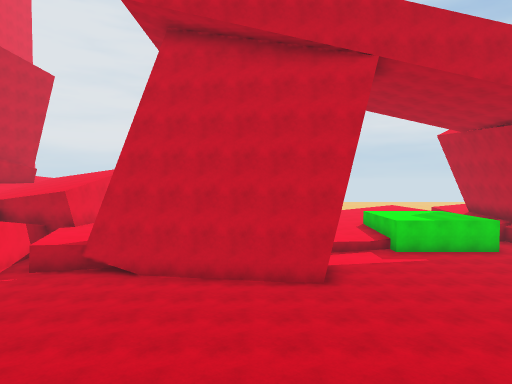
View 1 (above)

24 first-person views from a walk through a scene from a Unity 3-D project. The camera is 1.5 m above the floor, tilts 2° down and sees 75° across. The floor is counted in squares, 2 m on a side. Each view is taken from the middle of a square. On the plan, view 1 faces up. The plan holds only what a view shows up to about 11 squares ahead; the rest is blank. The place goes on beyond the plan.

View 2
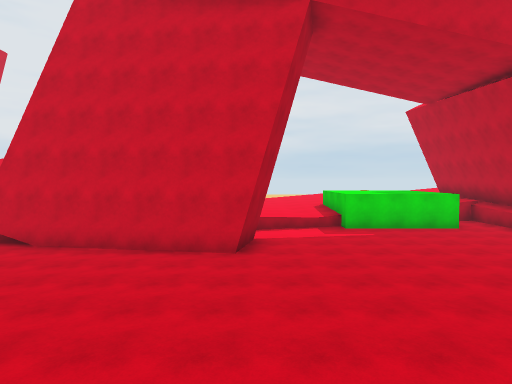

View 3
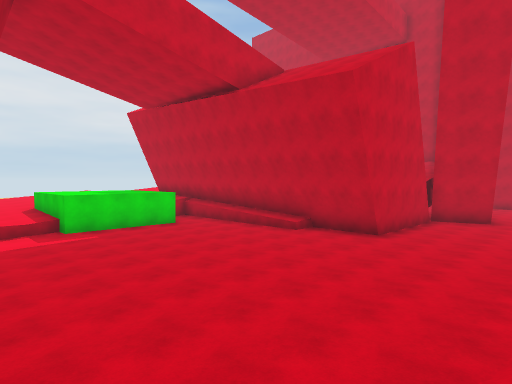

View 4
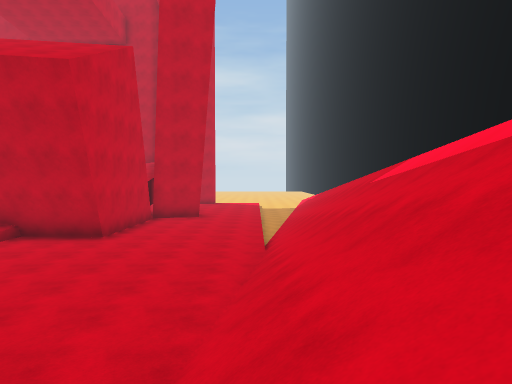

View 5
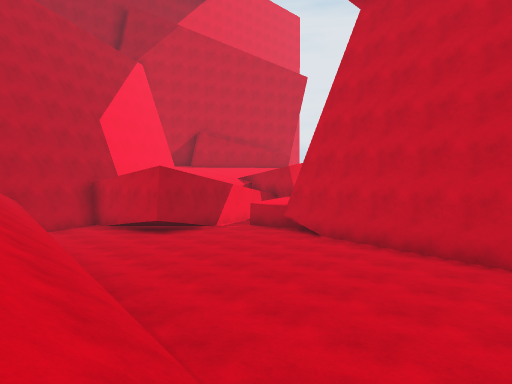

View 6
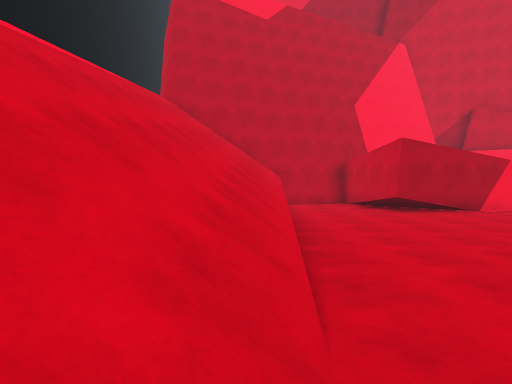

View 7
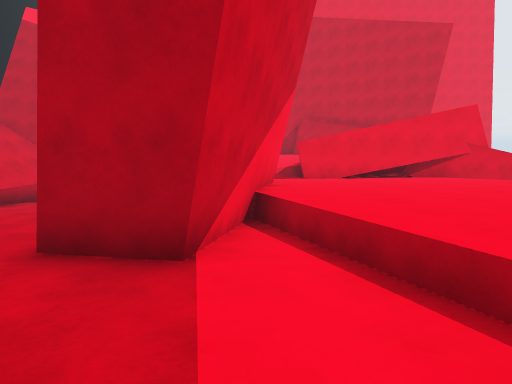

View 8
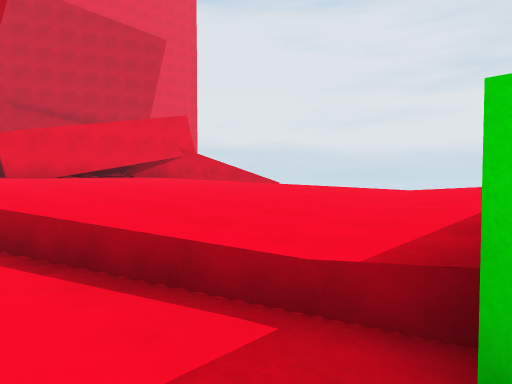

View 9
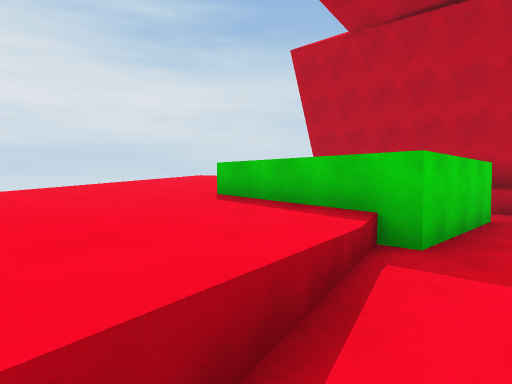

View 10
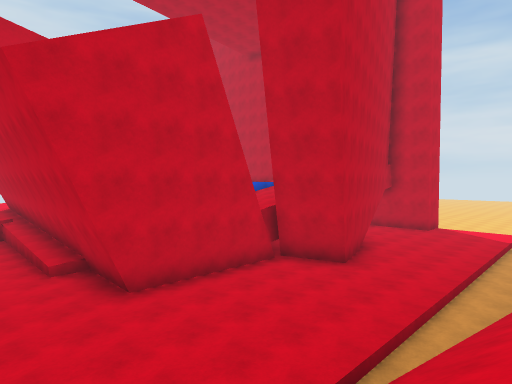

View 11
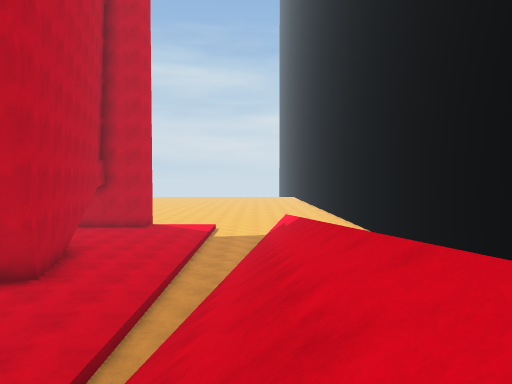

View 12
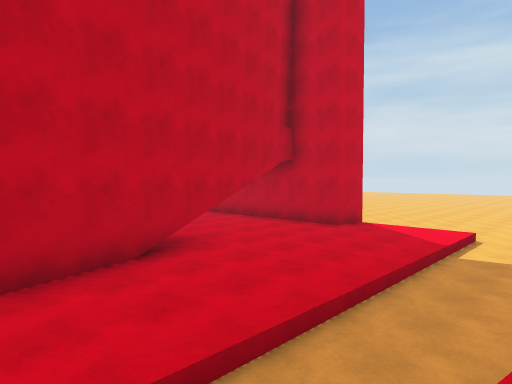

View 13
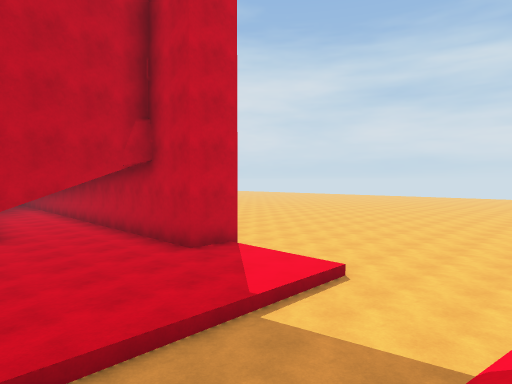

View 14
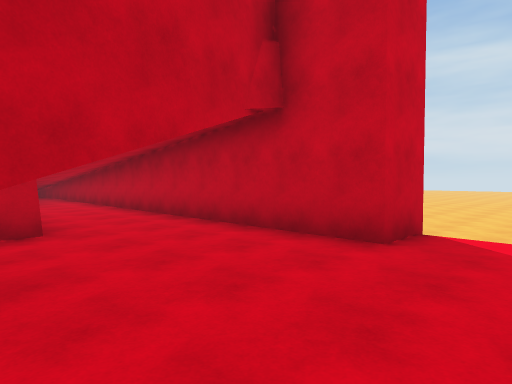

View 15
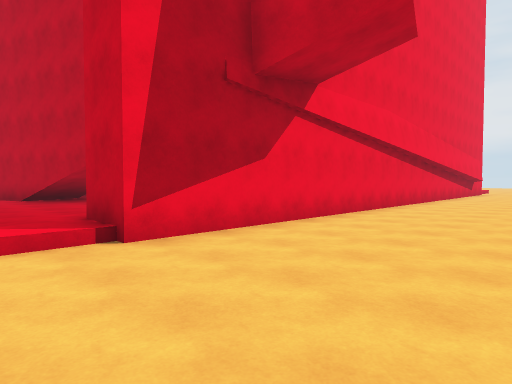

View 16
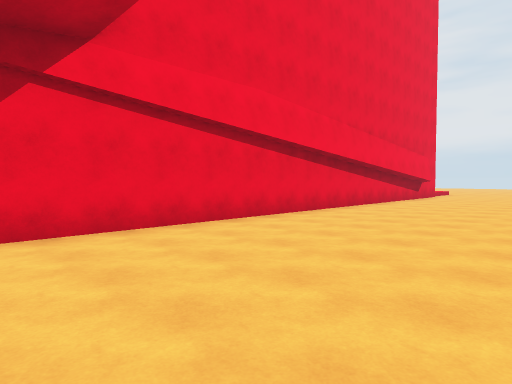

View 17
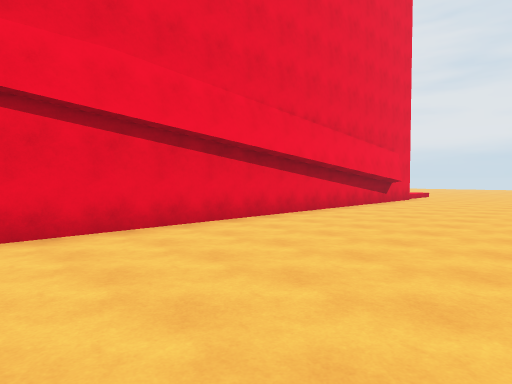

View 18
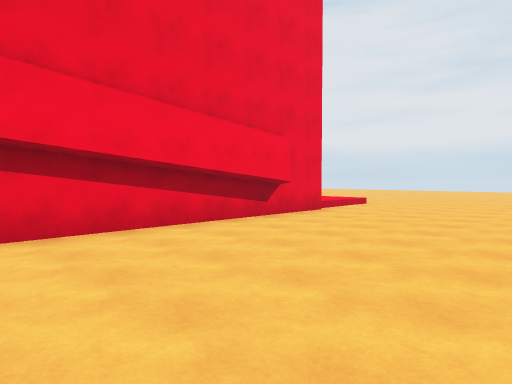

View 19
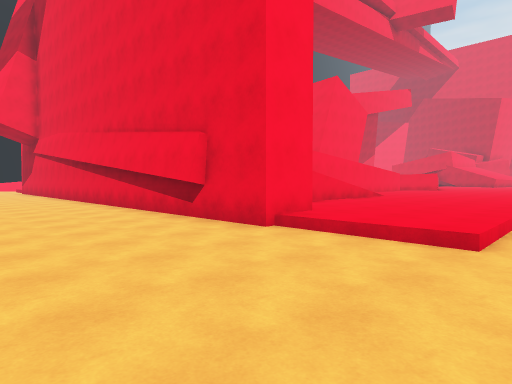

View 20
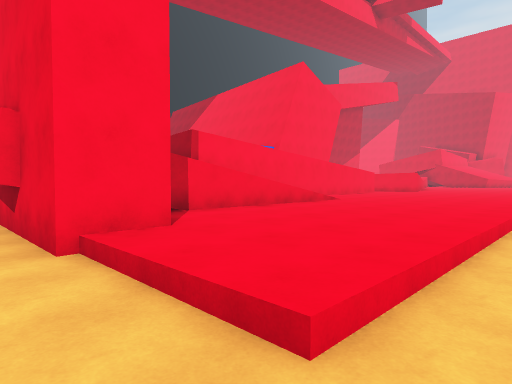

View 21
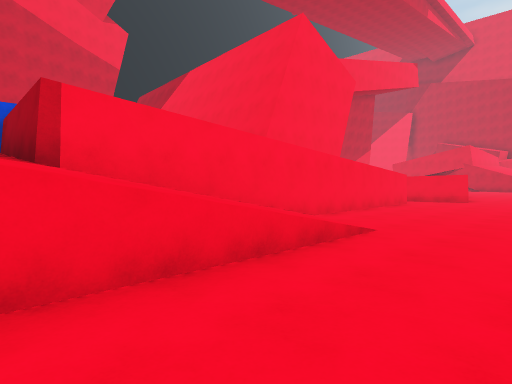

View 22
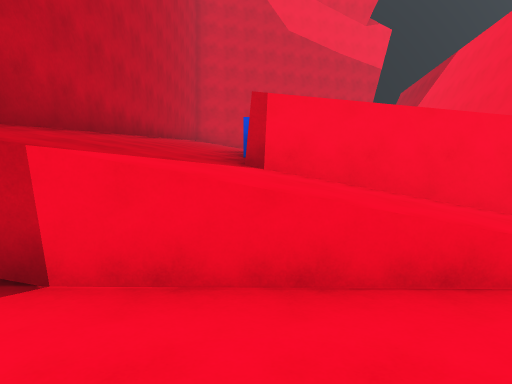

View 23
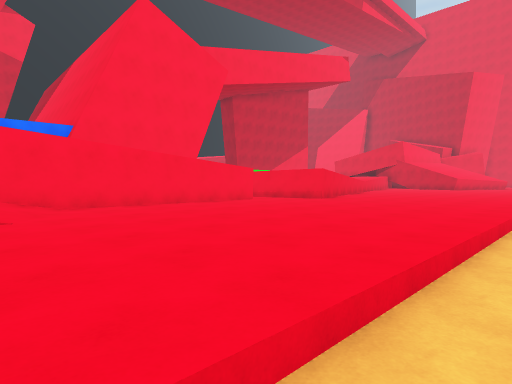

View 24
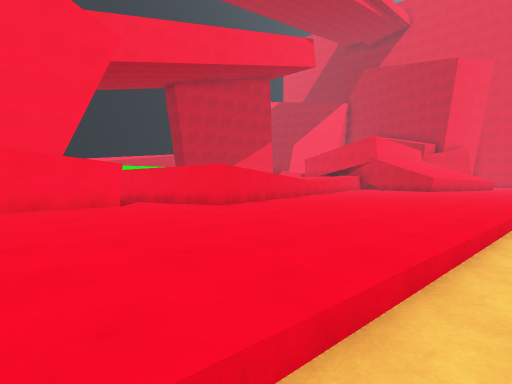

### Floor plan
Key: @ floor where view 1 was taken; # wall or solid block; . main floor; - floor 0.25 m lower than the main floor; : floor 4 m higher than the main floor; / step, stairs or slope; = window, fence, low wall or low ledge; ^ raised ledge.
Columns run from 10 left of view 1 to 29 right of it. Each row starts with its distance up from view 1.
 26                    ---------   --------
 25              //////////////////////----
 24            ......................./----
 23            ......................./----
 22             .....................##----
 21              .................... #----
 20               ...##......./////// #----
 19              .^^^^^########//////##-----
 18           .^^^^^^^ ^      ####^//##-----
 17     #  ^^^^^^^^^^  ^          ^//##-----
 16     #^^^^^^^^^^^^     ###     =//##-----
 15      ^^^^^^^^^^^        #     ///##-----
 14      ^^^^^^^^^^#        #      //##----
 13     ^^^^^^^^^^^#        #      //##-----
 12     ^^^^^^^^^^^####.^^         /.##-----
 11    #^^^^^^^^^.......^^         /.##-----
 10    #^^^^###.........^^         ..##-----
  9    #^^### ###.......^#        :..##-----
  8    #......###......./#        :..##-----
  7    #................/#        ...##-----
  6  ###.................#        ...##-----
  5 ##...................#####  ##...##-----
  4 ##.......................####....##-----
  3 ##................................/-----
  2  #/////////// ..................../-----
  1  #/////////////////////////////////-----
  0  #//   -//@  /////////////--------------
 -1  #=           /////////////////---------
 -2                  -////== ////// //
 -3
 -4
 -5
 -6                          ######

Positions as (right, up) in squares from view 1, and headings:
1: (0, 0), facing up
2: (2, 1), facing up
3: (2, 1), facing up-right
4: (2, 1), facing right
5: (2, 1), facing up-left
6: (2, 2), facing left
7: (5, 10), facing left
8: (5, 10), facing up-left
9: (1, 10), facing up-right
10: (8, -1), facing up-right
11: (9, -1), facing right
12: (15, -1), facing up-right
13: (19, -2), facing up-right
14: (19, 2), facing up-right
15: (28, 2), facing up-left
16: (29, 6), facing up-left
17: (29, 9), facing up-left
18: (29, 15), facing up-left
19: (28, 26), facing down-left
20: (25, 26), facing down-left
21: (21, 23), facing down-left
22: (20, 23), facing down
23: (17, 26), facing down-left
24: (13, 26), facing down-left
